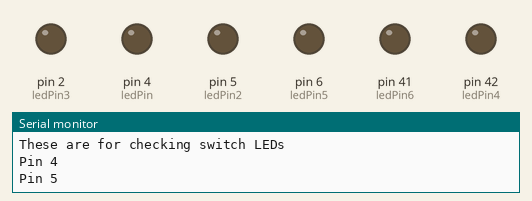
Recording of a sketch running on a simulated Arduino Mega 2560, built with avr-gcc and run on an emulated ATmega2560. On the bench: output pins drawn as LEDs (lit = HIGH), the last lines printed to the serial monitor.

Above: at 7.6 s.
At 16.8 s:
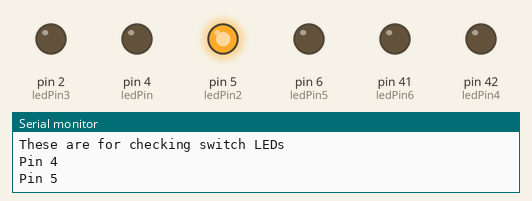
At 28.9 s:
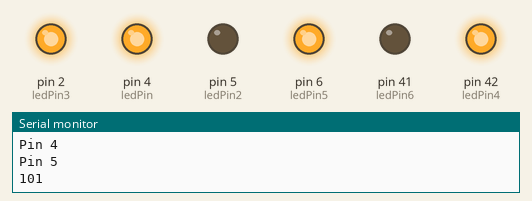
At 30.4 s:
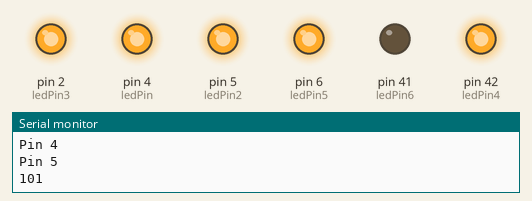
At 34.2 s:
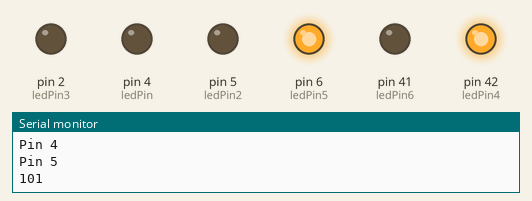
At 38.7 s:
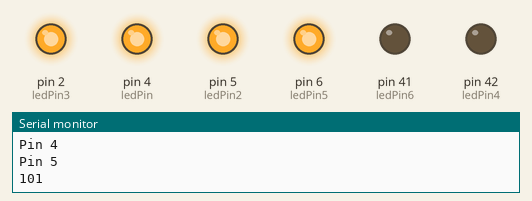
Timing chart, 0 to 40.0 s (numbered marks = the images above):
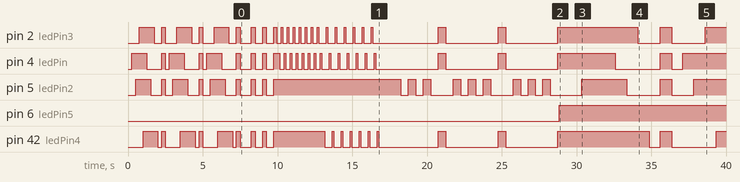

The sketch:

FlorenE_SS1.ino
```cpp
const int ledPin = 4; // white
const int ledPin2 = 5; // green
const int ledPin3 = 2; // red
const int ledPin4 = 42; // blue

const int ledPin5 = 6; // green
const int ledPin6 = 41; // red

int ms; // time used checking LEDs and four-patterned LEDs
int switchTime = 100; // time used checking the switch pattern with a short time

void setup() {
  pinMode(ledPin, OUTPUT);
  pinMode(ledPin2, OUTPUT);
  pinMode(ledPin3, OUTPUT);
  pinMode(ledPin4, OUTPUT);

  pinMode(ledPin5, OUTPUT);
  pinMode(ledPin6, OUTPUT);

  Serial.begin(115200);
  usedPins();
}

// Indicating what pins are being used

void usedPins() {
  Serial.println();
  Serial.println("These are for checking four-patterned LEDs");
  Serial.print("Pin ");
  Serial.println(ledPin);
  Serial.print("Pin ");
  Serial.println(ledPin2);
  Serial.print("Pin ");
  Serial.println(ledPin3);
  Serial.print("Pin ");
  Serial.println(ledPin4);

  Serial.println("These are for checking switch LEDs");
  Serial.print("Pin ");
  Serial.println(ledPin);
  Serial.print("Pin ");
  Serial.println(ledPin2);
}

void loop() {
  checkLEDs();
  sirens();
  floral();
  switchLED();
}

void checkLEDs() {
  ms += 250;
  for (int i = 1; i <= 5; i++) {
    if (i == 4) {
      break;
    }
    delay(ms);
    digitalWrite(ledPin, HIGH);
    delay(ms);
    digitalWrite(ledPin2, HIGH);
    delay(ms);
    digitalWrite(ledPin3, HIGH);
    delay(ms);
    digitalWrite(ledPin4, HIGH);

    delay(ms);
    digitalWrite(ledPin, LOW);
    delay(ms);
    digitalWrite(ledPin2, LOW);
    delay(ms);
    digitalWrite(ledPin3, LOW);
    delay(ms);
    digitalWrite(ledPin4, LOW);

    delay(ms);
    digitalWrite(ledPin, HIGH);
    digitalWrite(ledPin2, HIGH);
    digitalWrite(ledPin3, HIGH);
    digitalWrite(ledPin4, HIGH);
    delay(ms);
    digitalWrite(ledPin, LOW);
    digitalWrite(ledPin2, LOW);
    digitalWrite(ledPin3, LOW);
    digitalWrite(ledPin4, LOW);
  }
  for (int i = 1; i <= 5; i++) {
    if (i == 4) {
      break;
    }
    delay(ms);
    digitalWrite(ledPin, LOW);
    digitalWrite(ledPin2, LOW);
    digitalWrite(ledPin3, LOW);
    digitalWrite(ledPin4, LOW);
    delay(ms+250);
    digitalWrite(ledPin, HIGH);
    digitalWrite(ledPin2, HIGH);
    digitalWrite(ledPin3, HIGH);
    digitalWrite(ledPin4, HIGH);
  }
}

void sirens() {
  ms = 100;

  // ambulence
  for (int i = 1; i <= 10; i++) {
    if (i == 8) {
      break;
    }
    delay(ms);
    digitalWrite(ledPin3, HIGH);
    delay(ms);
    digitalWrite(ledPin3, LOW);
    delay(ms);
    digitalWrite(ledPin, HIGH);
    delay(ms);
    digitalWrite(ledPin, LOW);
  }

  // police
  for (int i = 1; i <= 10; i++) {
    if (i == 8) {
      break;
    }
    delay(ms);
    digitalWrite(ledPin3, HIGH);
    delay(ms);
    digitalWrite(ledPin3, LOW);
    delay(ms);
    digitalWrite(ledPin, HIGH);
    delay(ms);
    digitalWrite(ledPin, LOW);
    delay(ms);
    digitalWrite(ledPin4, HIGH);
    delay(ms);
    digitalWrite(ledPin4, LOW);
  }
}

void floral() {
  ms = 500;

  for (int i = 1; i <= 10; i++) {
    if (i == 4) {
      break;
    }
    delay(ms);
    digitalWrite(ledPin, LOW);
    digitalWrite(ledPin3, LOW);
    digitalWrite(ledPin4, LOW);
    delay(ms);
    digitalWrite(ledPin2, HIGH);
    delay(ms);
    digitalWrite(ledPin2, LOW);
    delay(ms);
    digitalWrite(ledPin2, HIGH);
    delay(ms);
    digitalWrite(ledPin2, LOW);
    delay(ms);
    digitalWrite(ledPin2, HIGH);
    delay(ms);
    digitalWrite(ledPin2, LOW);
    delay(ms);
    digitalWrite(ledPin, HIGH);
    digitalWrite(ledPin3, HIGH);
    digitalWrite(ledPin4, HIGH);
  }
}

void switchLED() {

  switchTime ++;
  delay(switchTime);
  Serial.println(switchTime);

  if (switchTime >= 100) {
    digitalWrite(ledPin5, HIGH);
    digitalWrite(ledPin6, LOW);
  }

  if (switchTime >= 103) {
    digitalWrite(ledPin5, LOW);
    digitalWrite(ledPin6, HIGH);
  }

  if (switchTime >= 105) {
    switchTime = 100;
  }
}
```

Measured:
- by itself, pin 2 (ledPin3): LOW → HIGH at 0.76 s, → LOW 1.0 s later, → HIGH 0.50 s later, → LOW 0.25 s later, … (53 changes in this stretch)
- by itself, pin 4 (ledPin): LOW → HIGH at 0.26 s, → LOW 1.0 s later, → HIGH 1.0 s later, → LOW 0.25 s later, … (53 changes in this stretch)
- by itself, pin 5 (ledPin2): LOW → HIGH at 0.51 s, → LOW 1.0 s later, → HIGH 0.75 s later, → LOW 0.25 s later, … (39 changes in this stretch)
- by itself, pin 6 (ledPin5): LOW → HIGH at 28.9 s
- by itself, pin 42 (ledPin4): LOW → HIGH at 1.0 s, → LOW 1.0 s later, → HIGH 0.25 s later, → LOW 0.25 s later, … (39 changes in this stretch)
